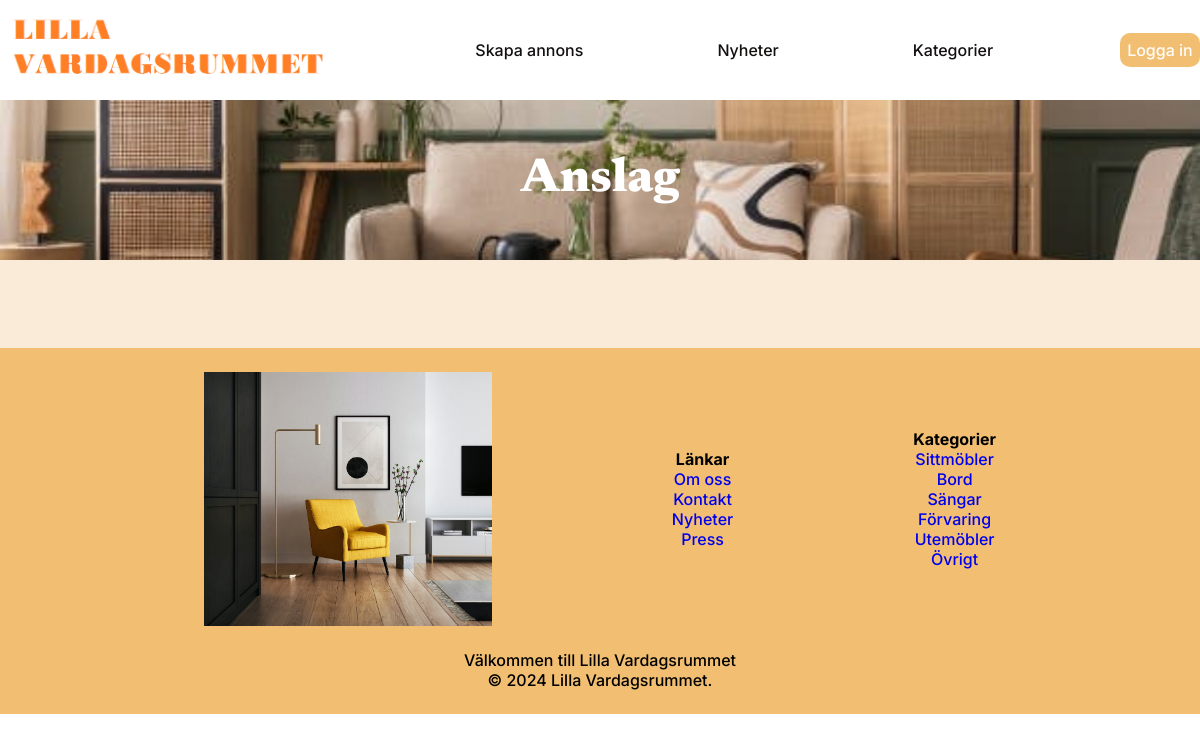
Page /anslag.php on the earlier database version.
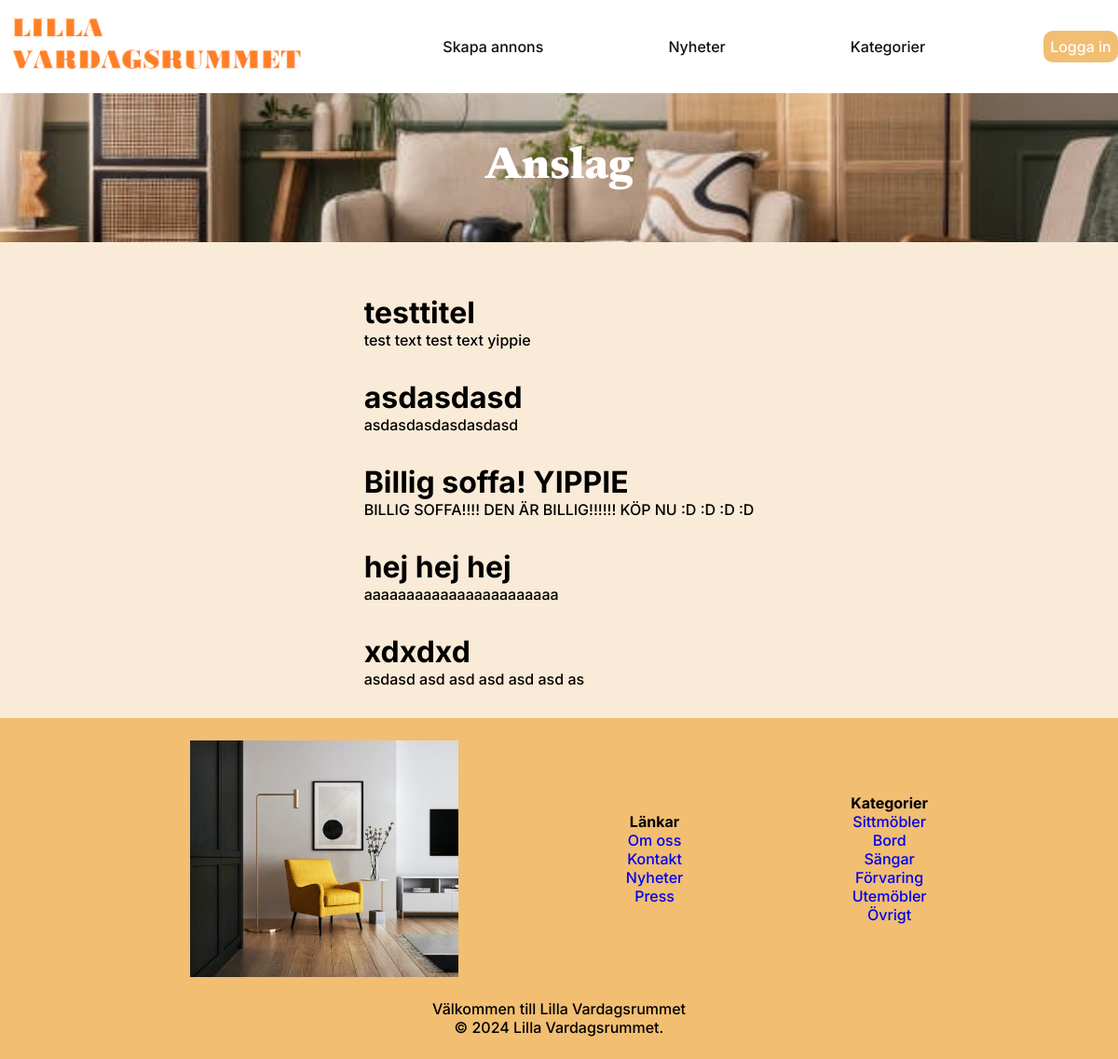
Same page on the later database version.
### tables this page shows
CREATE TABLE "notices" (
	"id"	INTEGER,
	"title"	TEXT NOT NULL,
	"text"	TEXT NOT NULL,
	PRIMARY KEY("id" AUTOINCREMENT)
);

### include/lib/db.php (called while the page is built, shortened)
<?php
function connect() {
    $con = new PDO("sqlite:" . resolveDir("database.db", "/db/"));
    return $con;
}
function getNotices() {
    $c = connect();
    $stmt = $c->prepare("SELECT * FROM notices ORDER BY id DESC");
    $stmt->execute();
    return $stmt->fetchAll();
}

### anslag.php (the view, shortened to what this page needs)
<?php
$notices = getNotices();
?>
<!DOCTYPE html>
<html lang="en">
<head>
    <link rel="stylesheet" href="/css/index.css">
    <link rel="stylesheet" href="css/footer.css">
</head>
<body class="inter-500">
    <div class="header">
        <img src="logo.png" alt="logo-image" id="logo">
        <div id="header-menu">
            <a href="createad.php">Skapa annons</a>
            <a href="news.php">Nyheter</a>
            <a href="categories.php">Kategorier</a>
            <a href="login.php" id="loginbutton">Logga in</a>
        </div>
    </div>
    <div class="search-hero">
        <p class="newsreader-900 anslagText">
            Anslag
        </p>
    </div>
    <div class="fynd">
        <div class="container">
            <div class="anslagList">
                <div class="stack">
                <?php foreach($notices as $n): ?>
                    <div class="notice">
                        <h1><?= $n["title"] ?></h1>
                        <p> <?= $n["text"] ?> </p>
                    </div>
                <?php endforeach; ?>
                </div>
            </div>
        </div>
    </div>
    <?php
        include "footer.php";
    ?>
</body>
</html>

### footer.php
<?php
echo '
<div id="footer-container">
      <img src="img/footer-photo.avif" id="footer-img">
      <div class="footer-item">
            <p><b>Länkar</b></p>
            <a href="#">Om oss</a>
            <a href="#">Kontakt</a>
            <a href="#">Nyheter</a>
            <a href="#">Press</a>
      </div>
      <div class="footer-item">
            <p><b>Kategorier</b></p>
            <a href="/adfsgd">Sittmöbler</a>
            <a href="/adfsgd">Bord</a>
            <a href="/adfsgd">Sängar</a>
            <a href="/adfsgd">Förvaring</a>
            <a href="/adfsgd">Utemöbler</a>
            <a href="/adfsgd">Övrigt</a>
      </div>
</div>
<div id="footer-below">
      <p>Välkommen till Lilla Vardagsrummet<br>
      © 2024 Lilla Vardagsrummet.</p>
</div>
';
?>

### css/index.css (style rules this page uses)
:root { --bg: rgba(231, 155, 62, 0.2); --surface: rgba(230, 140, 5, 0.562); }
*, *::backdrop, *::after { box-sizing: border-box; padding: 0; margin: 0; }
.search-hero { position: relative; width: 100%; height: 20vh; background-image: url(../img/frontpage.jpg); background-position: center; background-size: cover; display: flex; justify-content: center; align-items: center; }
.fynd { width: 100%; background-color: var(--bg); padding: 2em; }
.fynd > .container { margin-top: 1.5em; padding-left: 1em; padding-right: 1em; width: 100%; }
.header { display: flex; justify-content: space-between; align-items: center; }
#logo { width: 28%; }
#header-menu { display: flex; width: 50%; justify-content: space-between; flex-flow: wrap; width: 61%; }
#header-menu>a { padding: 1%; text-decoration: none; color: rgb(19, 16, 16); }
#loginbutton { background-color: rgba(230, 140, 5, 0.562); border-radius: 10px; color: rgb(255, 253, 250) !important; padding: 5%; }
.stack { display: flex; flex-direction: column; gap: 1em; }
.search-hero::before { position: absolute; top: 0; left: 0; height: 100%; width: 100%; }
.anslagText { font-size: 3em; z-index: 2; color: white; }
.anslagList { height: 100%; width: 100%; display: flex; flex-direction: column; align-items: center; }
.anslagList .stack { gap: 2em; }

### css/footer.css (style rules this page uses)
#footer-container { background-color: rgba(230, 140, 5, 0.562); display: flex; justify-content: space-evenly; align-items: center; padding: 2%; }
#footer-img { width: 25%; }
#footer-below { background-color: rgba(230, 140, 5, 0.562); text-align: center; padding-bottom:2%; }

Differences in the rows shown:
added notices: title "testtitel", text "test text test text yippie"
added notices: title "asdasdasd", text "asdasdasdasdasdasd"
added notices: title "Billig soffa! YIPPIE", text "BILLIG SOFFA!!!! DEN ÄR BILLIG!!!!!! KÖP NU :D :D :D :D"
added notices: title "hej hej hej", text "aaaaaaaaaaaaaaaaaaaaaaa"
added notices: title "xdxdxd", text "asdasd asd asd asd asd asd as"
